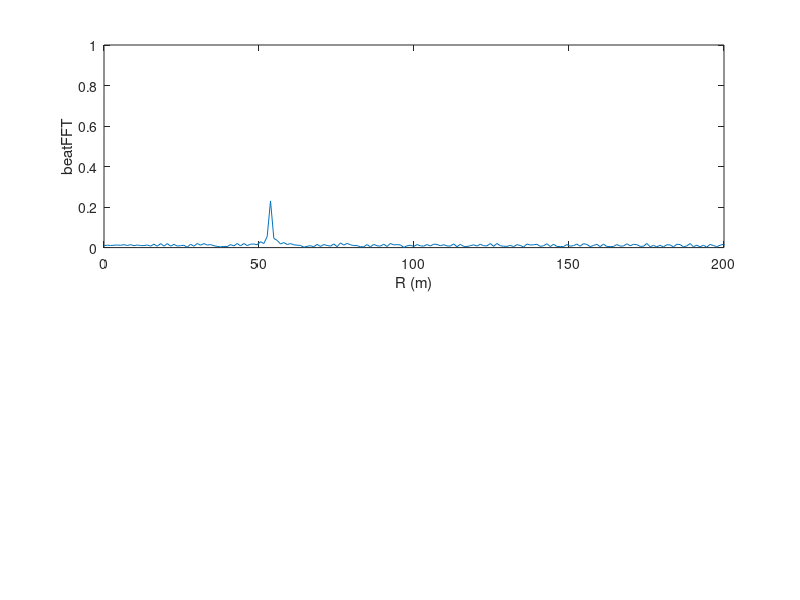
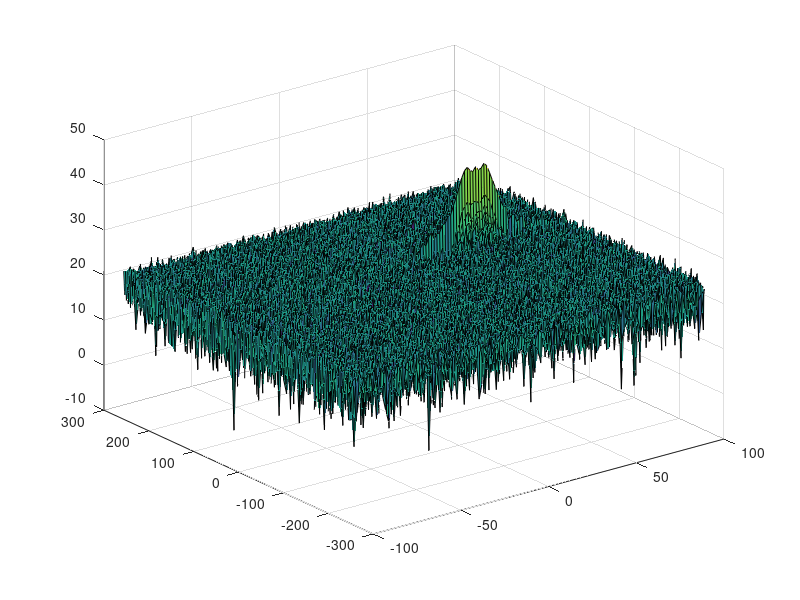
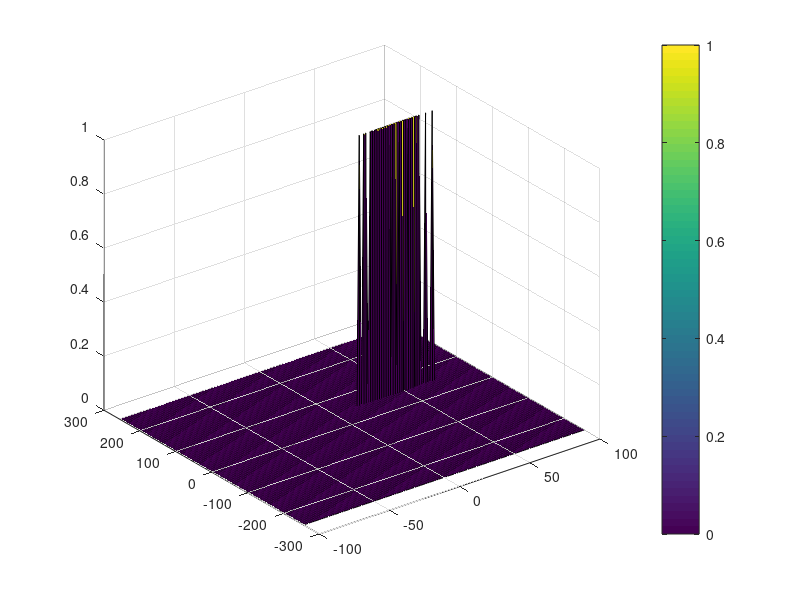

These figures' MATLAB source, in order:
clear all
clc;

%% Radar Specifications 
%%%%%%%%%%%%%%%%%%%%%%%%%%%
% Frequency of operation = 77GHz
% Max Range = 200m
% Range Resolution = 1 m
% Max Velocity = 100 m/s
%%%%%%%%%%%%%%%%%%%%%%%%%%%

%speed of light = 3e8
%% User Defined Range and Velocity of target
% *%TODO* :
% define the target's initial position and velocity. Note : Velocity
% remains contant
initialRange = 50;
velocity = 50;
 


%% FMCW Waveform Generation

% *%TODO* :
%Design the FMCW waveform by giving the specs of each of its parameters.
% Calculate the Bandwidth (B), Chirp Time (Tchirp) and Slope (slope) of the FMCW
% chirp using the requirements above.
c = 3e8;
RangeRes = 1;
B = c/(2*RangeRes);

Rmax = 200;
Tchirp = 5.5*2*Rmax/c;

alpha = B/Tchirp;
%Operating carrier frequency of Radar 
fc= 77e9;             %carrier freq

                                                          
%The number of chirps in one sequence. Its ideal to have 2^ value for the ease of running the FFT
%for Doppler Estimation. 
Nd=128;                   % #of doppler cells OR #of sent periods % number of chirps

%The number of samples on each chirp. 
Nr=1024;                  %for length of time OR # of range cells

% Timestamp for running the displacement scenario for every sample on each
% chirp
t=linspace(0,Nd*Tchirp,Nr*Nd); %total time for samples


%Creating the vectors for Tx, Rx and Mix based on the total samples input.
Tx=zeros(1,length(t)); %transmitted signal
Rx=zeros(1,length(t)); %received signal
Mix = zeros(1,length(t)); %beat signal

%Similar vectors for range_covered and time delay.
r_t=zeros(1,length(t));
td=zeros(1,length(t));


%% Signal generation and Moving Target simulation
% Running the radar scenario over the time. 

for i=1:length(t)         
    
    
    % *%TODO* :
    %For each time stamp update the Range of the Target for constant velocity. 
    r_t(i) = initialRange + velocity*t(i);
    td(i) = 2*r_t(i)/c;
    % *%TODO* :
    %For each time sample we need update the transmitted and
    %received signal. 
    Tx(i) = cos(2*pi*(fc*t(i) + alpha *(t(i)^2)/2)); 
    delay = t(i) - td(i);
    Rx (i)  = cos(2*pi*(fc*delay + alpha *(delay^2)/2)); 
    
    % *%TODO* :
    %Now by mixing the Transmit and Receive generate the beat signal
    %This is done by element wise matrix multiplication of Transmit and
    %Receiver Signal
    Mix(i) = Tx(i)*Rx(i);
    
end

%% RANGE MEASUREMENT


 % *%TODO* :
%reshape the vector into Nr*Nd array. Nr and Nd here would also define the size of
%Range and Doppler FFT respectively.
mixReshape = reshape(Mix,[Nr,Nd]);
 % *%TODO* :
%run the FFT on the beat signal along the range bins dimension (Nr) and
%normalize.
beatFFT = fft(mixReshape, Nr);
L = Tchirp *B;
beatFFT = beatFFT./Nr;
 % *%TODO* :
% Take the absolute value of FFT output
beatFFT = abs(beatFFT);
 % *%TODO* :
% Output of FFT is double sided signal, but we are interested in only one side of the spectrum.
% Hence we throw out half of the samples.

beatFFT = beatFFT(1:Nr/2+1);

beatFreq = B*(0:(Nr/2))/Nr;
FFTRange = c*Tchirp*beatFreq/(2*B);
%plotting the range
figure ('Name','Range from First FFT')
subplot(2,1,1)

 % *%TODO* :
 % plot FFT output 
plot(FFTRange, beatFFT);
xlabel('R (m)');
ylabel('beatFFT');
axis ([0 200 0 1]);



%% RANGE DOPPLER RESPONSE
% The 2D FFT implementation is already provided here. This will run a 2DFFT
% on the mixed signal (beat signal) output and generate a range doppler
% map.You will implement CFAR on the generated RDM


% Range Doppler Map Generation.

% The output of the 2D FFT is an image that has reponse in the range and
% doppler FFT bins. So, it is important to convert the axis from bin sizes
% to range and doppler based on their Max values.

Mix=reshape(Mix,[Nr,Nd]);

% 2D FFT using the FFT size for both dimensions.
sig_fft2 = fft2(Mix,Nr,Nd);

% Taking just one side of signal from Range dimension.
sig_fft2 = sig_fft2(1:Nr/2,1:Nd);
sig_fft2 = fftshift (sig_fft2);
RDM = abs(sig_fft2);
RDM = 10*log10(RDM) ;

%use the surf function to plot the output of 2DFFT and to show axis in both
%dimensions
doppler_axis = linspace(-100,100,Nd);
range_axis = linspace(-200,200,Nr/2)*((Nr/2)/400);
figure,surf(doppler_axis,range_axis,RDM);

%% CFAR implementation

%Slide Window through the complete Range Doppler Map

% *%TODO* :
%Select the number of Training Cells in both the dimensions.
Tr = 5;
Td = 2;
% *%TODO* :
%Select the number of Guard Cells in both dimensions around the Cell under 
%test (CUT) for accurate estimation
Gr = 4;
Gd = 4;

% *%TODO* :
% offset the threshold by SNR value in dB
offset = 5;
% *%TODO* :
%Create a vector to store noise_level for each iteration on training cells
noise_level = zeros(1,1);


% *%TODO* :
%design a loop such that it slides the CUT across range doppler map by
%giving margins at the edges for Training and Guard Cells.
%For every iteration sum the signal level within all the training
%cells. To sum convert the value from logarithmic to linear using db2pow
%function. Average the summed values for all of the training
%cells used. After averaging convert it back to logarithimic using pow2db.
%Further add the offset to it to determine the threshold. Next, compare the
%signal under CUT with this threshold. If the CUT level > threshold assign
%it a value of 1, else equate it to 0.


   % Use RDM[x,y] as the matrix from the output of 2D FFT for implementing
   % CFAR


[x,y] = size(RDM);

thresholdCFAR = zeros(x,y);

signalCFAR = zeros(x,y);

numCells = (2*Tr + 2*Gr+1)*(2*Td + 2*Gd +1) -(2*Gr+1)*(2*Gd+1);

for i = (Tr+Gr+1):(x -2*Tr -2*Gr)
    for j = (Td +Gd+1):(y - 2*Td - 2*Gd)
        thresholdCFAR(i,j) = sum(sum(db2pow(RDM(i-(Tr+Gr) : i+(Tr+Gr),j-(Td+Gd) : j+(Td+Gd))))); 
        thresholdCFAR(i,j) = thresholdCFAR(i,j) - sum(sum(db2pow(RDM((i-Gr):(i+Gr),(j-Gd):(j+Gd)))));
        
        thresholdCFAR(i,j) = thresholdCFAR(i,j)/numCells;
        thresholdCFAR(i,j) = offset + pow2db(thresholdCFAR(i,j));
        if RDM(i,j) > thresholdCFAR(i,j)
            signalCFAR(i,j) = 1;
        else
            signalCFAR(i,j) = 0;
        end
    end
end

doppler_axis = linspace(-100,100,Nd);
range_axis = linspace(-200,200,Nr/2)*((Nr/2)/400);

% *%TODO* :
%display the CFAR output using the Surf function like we did for Range
%Doppler Response output.

% *%TODO* :
% The process above will generate a thresholded block, which is smaller 
%than the Range Doppler Map as the CUT cannot be located at the edges of
%matrix. Hence,few cells will not be thresholded. To keep the map size same
% set those values to 0. 
 
% *%TODO* :
%display the CFAR output using the Surf function like we did for Range
%Doppler Response output.

figure,surf(doppler_axis,range_axis,signalCFAR);
colorbar;
 
 